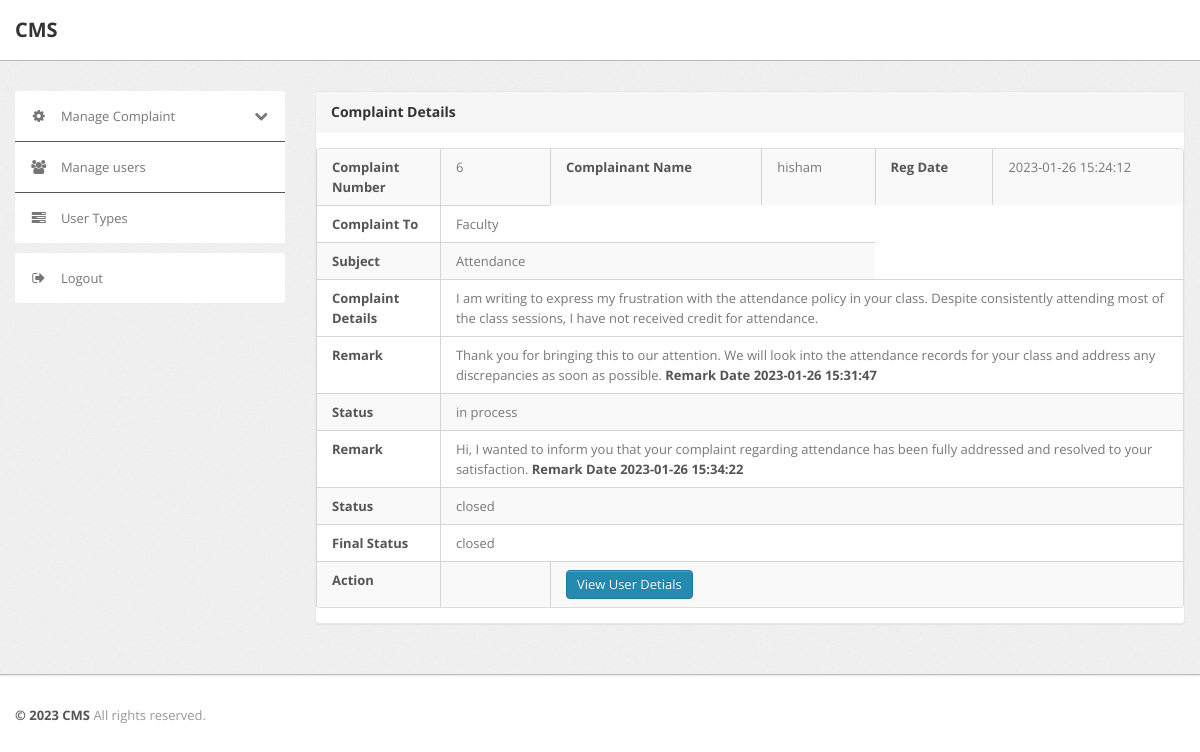
The page /admin/complaint-details.php?cid=6 (signed in) on the database its author committed.
### tables this page shows
CREATE TABLE `tblcomplaints` (
  `complaintNumber` int(11) NOT NULL,
  `userId` int(11) NOT NULL,
  `category` int(11) NOT NULL,
  `complaintType` varchar(255) NOT NULL,
  `noc` varchar(255) NOT NULL,
  `complaintDetails` mediumtext NOT NULL,
  `regDate` timestamp NOT NULL DEFAULT current_timestamp(),
  `status` varchar(50) DEFAULT NULL,
  `lastUpdationDate` timestamp NULL DEFAULT NULL ON UPDATE current_timestamp()
);

CREATE TABLE `users` (
  `id` int(11) NOT NULL,
  `fullName` varchar(255) DEFAULT NULL,
  `userEmail` varchar(255) DEFAULT NULL,
  `password` varchar(255) DEFAULT NULL,
  `contactNo` bigint(11) DEFAULT NULL,
  `regDate` timestamp NOT NULL DEFAULT current_timestamp(),
  `updationDate` timestamp NULL DEFAULT NULL ON UPDATE current_timestamp(),
  `status` int(1) NOT NULL
);

CREATE TABLE `category` (
  `id` int(11) NOT NULL,
  `categoryName` varchar(255) NOT NULL,
  `creationDate` timestamp NOT NULL DEFAULT current_timestamp(),
  `updationDate` varchar(255) NOT NULL
);

CREATE TABLE `complaintremark` (
  `id` int(11) NOT NULL,
  `complaintNumber` int(11) NOT NULL,
  `status` varchar(255) NOT NULL,
  `remark` mediumtext NOT NULL,
  `remarkDate` timestamp NOT NULL DEFAULT current_timestamp()
);

### admin/complaint-details.php (the view, shortened to what this page needs)
<?php
include('include/config.php');
if(strlen($_SESSION['alogin'])==0)
	{
header('location:index.php');
}
else{
?>
<!DOCTYPE html>
<html lang="en">
<head>
	<link type="text/css" href="bootstrap/css/bootstrap.min.css" rel="stylesheet">
	<link type="text/css" href="bootstrap/css/bootstrap-responsive.min.css" rel="stylesheet">
	<link type="text/css" href="css/theme.css" rel="stylesheet">
	<link type="text/css" href="images/icons/css/font-awesome.css" rel="stylesheet">
</head>
<body>
<?php include('include/header.php');?>
	<div class="wrapper">
		<div class="container">
			<div class="row">
<?php include('include/sidebar.php');?>
			<div class="span9">
					<div class="content">
	<div class="module">
							<div class="module-head">
								<h3>Complaint Details</h3>
							</div>
							<div class="module-body table">
								<table cellpadding="0" cellspacing="0" border="0" class="datatable-1 table table-bordered table-striped	 display" width="100%">
									<tbody>
<?php $st='closed';
$query=mysqli_query($bd, "select tblcomplaints.*,users.fullName as name,category.categoryName as catname from tblcomplaints join users on users.id=tblcomplaints.userId join category on category.id=tblcomplaints.category where tblcomplaints.complaintNumber='".$_GET['cid']."'");
while($row=mysqli_fetch_array($query))
{
?>
										<tr>
											<td><b>Complaint Number</b></td>
											<td><?php echo htmlentities($row['complaintNumber']);?></td>
											<td><b>Complainant Name</b></td>
											<td> <?php echo htmlentities($row['name']);?></td>
											<td><b>Reg Date</b></td>
											<td><?php echo htmlentities($row['regDate']);?>
											</td>
										</tr>
<tr>
											<td><b>Complaint To </b></td>
											<td><?php echo htmlentities($row['catname']);?></td>
										</tr>
<tr>
											<td ><b>Subject</b></td>
											<td colspan="3"> <?php echo htmlentities($row['noc']);?></td>
										</tr>
<tr>
											<td><b>Complaint Details </b></td>
											<td colspan="5"> <?php echo htmlentities($row['complaintDetails']);?></td>
										</tr>
<?php $ret=mysqli_query($bd, "select complaintremark.remark as remark,complaintremark.status as sstatus,complaintremark.remarkDate as rdate from complaintremark join tblcomplaints on tblcomplaints.complaintNumber=complaintremark.complaintNumber where complaintremark.complaintNumber='".$_GET['cid']."'");
while($rw=mysqli_fetch_array($ret))
{
?>
<tr>
<td><b>Remark</b></td>
<td colspan="5"><?php echo  htmlentities($rw['remark']); ?> <b>Remark Date <?php echo  htmlentities($rw['rdate']); ?></b></td>
</tr>
<tr>
<td><b>Status</b></td>
<td colspan="5"><?php echo  htmlentities($rw['sstatus']); ?></td>
</tr>
<?php }?>
<tr>
<td><b>Final Status</b></td>
											<td colspan="5"><?php if($row['status']=="")
											{ echo "Not Process Yet";
} else {
										 echo htmlentities($row['status']);
										 }?></td>
										</tr>
<tr>
											<td><b>Action</b></td>
											<td>
											<?php if($row['status']=="closed"){
												} else {?>
<a href="javascript:void(0);" onClick="popUpWindow('http://localhost/Complaint Management System/admin/updatecomplaint.php?cid=<?php echo htmlentities($row['complaintNumber']);?>');" title="Update order">
											 <button type="button" class="btn btn-primary">Take Action</button></td>
											</a><?php } ?></td>
											<td colspan="4">
											<a href="javascript:void(0);" onClick="popUpWindow('http://localhost/Complaint Management System/admin/userprofile.php?uid=<?php echo htmlentities($row['userId']);?>');" title="Update order">
											 <button type="button" class="btn btn-primary">View User Detials</button></a></td>
										</tr>
										<?php  } ?>
								</table>
							</div>
						</div>
					</div>
				</div>
			</div>
		</div>
	</div>
<?php include('include/footer.php');?>
</body>
<?php } ?>

### admin/include/header.php (shortened to what this page needs)
<div class="navbar navbar-fixed-top">
		<div class="navbar-inner">
			<div class="container">
			  	<a class="brand" href="index.html">
			  		CMS
			  	</a>
				</div>
			</div>
		</div>

### admin/include/sidebar.php (shortened to what this page needs)
<div class="span3">
					<div class="sidebar">
<ul class="widget widget-menu unstyled">
							<li>
								<a class="collapsed" data-toggle="collapse" href="#togglePages">
									<i class="menu-icon icon-cog"></i>
									<i class="icon-chevron-down pull-right"></i><i class="icon-chevron-up pull-right"></i>
									Manage Complaint
								</a>
							</li>
							<li>
								<a href="manage-users.php">
									<i class="menu-icon icon-group"></i>
									Manage users
								</a>
							</li>
							<li>
								<a href="category.php">
									<i class="menu-icon icon-tasks"></i>
									User Types
								</a>
							</li>
						</ul>
						<ul class="widget widget-menu unstyled">
							<li>
								<a href="logout.php">
									<i class="menu-icon icon-signout"></i>
									Logout
								</a>
							</li>
						</ul>
					</div>
				</div>

### admin/include/footer.php
<div class="footer">
	<div class="container">
		<b class="copyright">&copy; 2023 CMS </b> All rights reserved.
	</div>
</div>

### rows shown on the page
tblcomplaints: complaintNumber "6", userId.fullName "hisham", regDate "2023-01-26 15:24:12", category.categoryName "Faculty", noc "Attendance", complaintDetails "I am writing to express my frustration with the attendance policy in your class. Despite consistently attending most of the class sessions, I have not received credit for attendance.", status "closed"
complaintremark: remark "Thank you for bringing this to our attention. We will look into the attendance records for your class and address any discrepancies as soon as possible.", remarkDate "2023-01-26 15:31:47", status "in process"
complaintremark: remark "Hi, I wanted to inform you that your complaint regarding attendance has been fully addressed and resolved to your satisfaction.", remarkDate "2023-01-26 15:34:22", status "closed"
